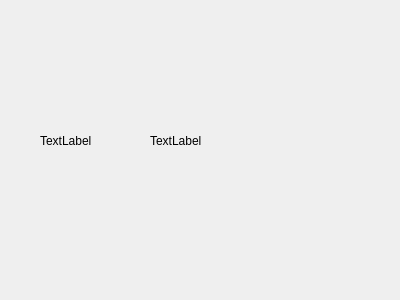
<?xml version="1.0" encoding="UTF-8"?>
<ui version="4.0">
 <class>Card</class>
 <widget class="QWidget" name="Card">
  <property name="geometry">
   <rect>
    <x>0</x>
    <y>0</y>
    <width>400</width>
    <height>300</height>
   </rect>
  </property>
  <property name="windowTitle">
   <string>Form</string>
  </property>
  <widget class="QLabel" name="card">
   <property name="geometry">
    <rect>
     <x>40</x>
     <y>110</y>
     <width>54</width>
     <height>61</height>
    </rect>
   </property>
   <property name="text">
    <string>TextLabel</string>
   </property>
  </widget>
  <widget class="QLabel" name="intro">
   <property name="geometry">
    <rect>
     <x>150</x>
     <y>110</y>
     <width>54</width>
     <height>61</height>
    </rect>
   </property>
   <property name="text">
    <string>TextLabel</string>
   </property>
  </widget>
 </widget>
 <resources/>
 <connections/>
</ui>
